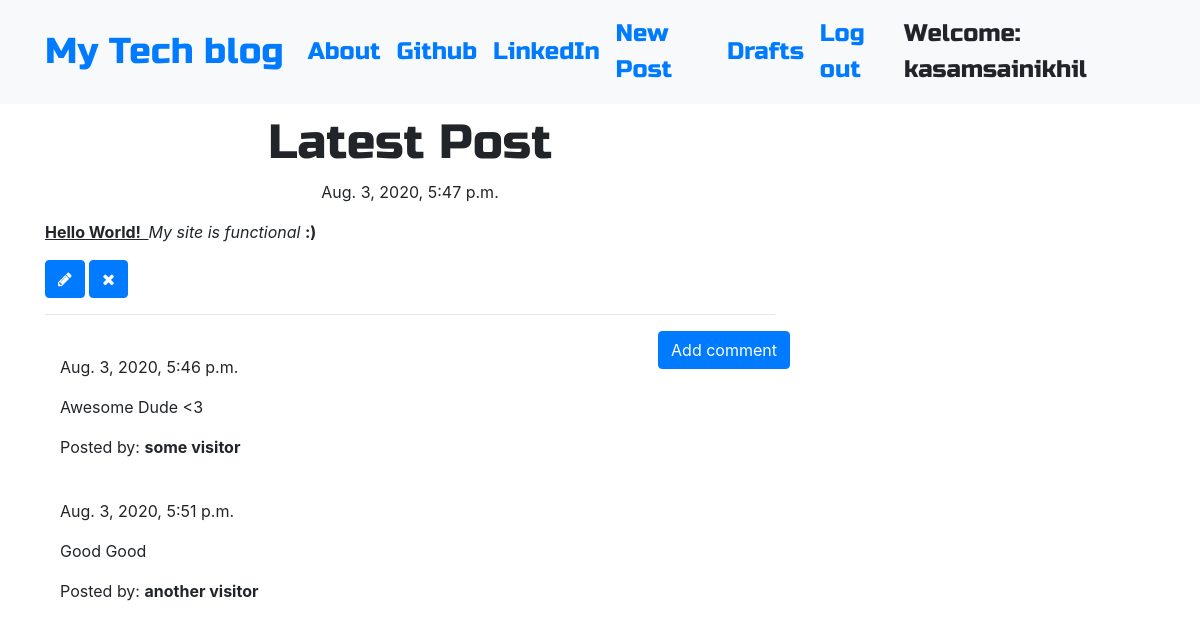
/post/2 (signed in), run on the app's committed database.
### blog/models.py (models this page shows, shortened)
class Post(models.Model):
    author = models.ForeignKey('auth.User',on_delete=models.CASCADE)
    title = models.CharField(max_length=200)
    text=models.TextField()
    created_date = models.DateTimeField(default=timezone.now)
    published_date=models.DateTimeField(blank=True,null=True)

class Comment(models.Model):
    post = models.ForeignKey('blog.Post',related_name='comments',on_delete=models.CASCADE)
    author = models.CharField(max_length=200)
    text=models.TextField()
    created_date = models.DateTimeField(default=timezone.now)
    approved_comment = models.BooleanField(default=False)

### blog/views.py (the view)
# urls.py: path('post/<int:pk>', views.PostDetailView.as_view(), name='post_detail'),
class PostDetailView(DetailView):
    model = Post

### blog/templates/blog/post_detail.html (shortened to what this page needs)
{% extends 'blog/base.html' %}
{% block content %}
        <h1 class='posttitle loader'>{{ post.title }}</h1>
        {% if post.published_date %}
            <div class="date postdate">
                {{ post.published_date }}
            </div>
        {% else %}
            <a class="btn btn-outline-dark" href="{% url 'post_publish' pk=post.pk %}">Publish</a>
        {% endif %}
      <p class='postcontent' >{{ post.text|safe|linebreaksbr }}</p>
      {% if user.is_authenticated %}
          <a class="btn btn-primary" href="{% url 'post_edit' pk=post.pk %}"><span class="fa fa-pencil"></span></a>
          <a class="btn btn-primary" href="{% url 'post_remove' pk=post.pk %}"><span class="fa fa-remove"></span></a>
      {% endif %}
  <hr>
  <a class="btn btn-primary btn-comment" href="{% url 'add_comment_to_post' pk=post.pk %}">Add comment</a>
  <div class="container">
  {% for comment in post.comments.all %}
  <br>
      {% if user.is_authenticated or comment.approved_comment %}
              {{ comment.created_date }}
          <p>{{ comment.text|safe|linebreaks }}</p>
          <p>Posted by: <strong>{{ comment.author }}</strong></p>
      {% endif %}
  {% empty %}
      <p>No comments posted.</p>
  {% endfor %}
</div>
{% endblock %}

### blog/templates/blog/base.html (shortened to what this page needs)
<!DOCTYPE html>
{% load static %}
<html>
  <head>
    <link rel="stylesheet" href="https://stackpath.bootstrapcdn.com/bootstrap/4.1.3/css/bootstrap.min.css"
>
    <link href="https://maxcdn.bootstrapcdn.com/font-awesome/4.7.0/css/font-awesome.min.css" rel="stylesheet">
    <link rel="stylesheet" href="//cdn.jsdelivr.net/medium-editor/latest/css/medium-editor.min.css" type="text/css" media="screen" charset="utf-8">
    <link rel="stylesheet" href="{% static 'css/blog.css' %}">
  </head>
  <body class='loader'>
    <nav class="navbar navbar-expand-lg bg-light techfont">
      <div class="container">
        <div class="navbar-nav align-items-center">
          <a class="navbar-brand bigbrand" href="{% url 'post_list' %}">My Tech blog</a>
          <a class="nav-item nav-link" href="{% url 'about' %}">About</a>
          <a class="nav-item nav-link" href="https://www.github.com">Github</a>
          <a class="nav-item nav-link" href="https://www.linkedin.com">LinkedIn</a>
        </div>
        <div class="navbar-nav align-items-center ml-auto">
          {% if user.is_authenticated %}
            <a class="nav-item nav-link" href="{% url 'post_new' %}">New Post</a>
            <a class="nav-item nav-link" href="{% url 'post_draft_list' %}">Drafts</a>
            <a class="nav-item nav-link" href="{% url 'logout' %}">Log out</a>
            <a >Welcome: {{ user.username }}</a>
          {% else %}
            <a class="nav-item nav-link" href="{% url 'login' %}" aria-label="Login">
              <span class="fa fa-user" aria-hidden="true"></span></a>
          {% endif %}
        </div>
      </div>
    </nav>
          <div class="content container">
              <div class="row">
                  <div class="col-md-8">
                    <div class="blog_posts">
                      {% block content %}
                      {% endblock %}
                    </div>
                  </div>
              </div>
          </div>
  </body>
</html>

### blog/static/css/blog.css (style rules this page uses)
.techfont { font-family: 'Russo One', sans-serif; font-size: 1.5em; margin-bottom: 10px; }
.postdate { text-align: center; }
.posttitle { font-family: 'Russo One', sans-serif; font-size: 3em; text-align: center; }
.postcontent { font-family: 'Montserrat'; font-size: 1.5em; }
.btn-comment { position: absolute; right: 0px; }
.bigbrand { font-size: 1.5em; }
.loader { filter:hue-rotate(0deg); color: linear-gradient(45deg,#0f8,#08f); animation:hue 5000ms infinite linear; }

### data on the page
Post: title "Latest Post", published_date "Aug. 3, 2020, 5:47 p.m.", text "Hello World! My site is functional :)"
Comment: created_date "Aug. 3, 2020, 5:46 p.m.", text "Awesome Dude <3", author "some visitor"
Comment: created_date "Aug. 3, 2020, 5:51 p.m.", text "Good Good", author "another visitor"

### other printed values
{{ user.username }} "kasamsainikhil"
